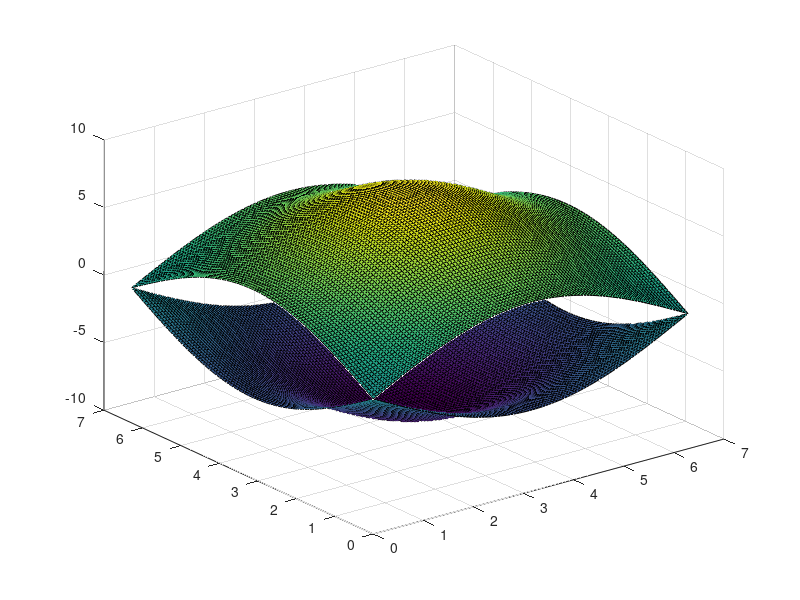

Write the MATLAB code that produced this figure.
% constants
k_points = 100;
t = 1; % should be positive
d = 1; % delta prime
m = -2; % mu prime

% define plus band function
E_plus = '@(x,y,a,b,c) 2*a*sqrt( (b^2)*( ( sin(x) )^2 + ( sin (y) )^2 ) + ( c + cos( x ) + cos( y ) )^2 )';
E_plus = str2func(E_plus);

% form grids
[K1,K2] = meshgrid(linspace(0,2*pi,k_points),linspace(0,2*pi,k_points));
T = t*ones(size(K1)); D = d*ones(size(K1)); M = m*ones(size(K1));

% evaluate band function on grid
Band = arrayfun(E_plus,K1,K2,T,D,M);

% figure
figure
surf( K1, K2, Band ); hold on; surf( K1, K2, -Band );
